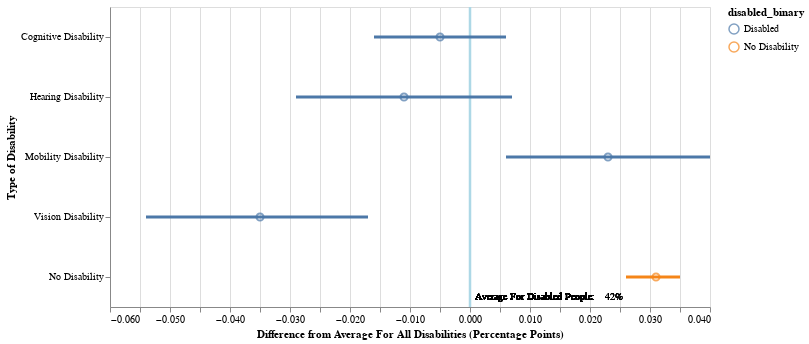

The cell this chart's notebook holds for it:
### Code cell
questions = list(mean_by_type.Question.unique())
zero_df = pd.DataFrame({'x': [0]})
sorting = ['Cognitive Disability', 'Hearing Disability', 'Mobility Disability', 
           'Vision Disability', 'No Disability']
radio_options = ['Include Non-Disabled People', 'Exclude Non-Disabled People']

select_care_type = alt.selection_single(
    fields = ['Question'], 
    init = {'Question' : questions[0]}, 
    bind = alt.binding_select(options = questions, name = 'Select Preventive Care Type: '), 
    on = 'dragover', 
    clear = 'false'
)

# include_non_disabled_radio = alt.binding_radio(options = radio_options)
# non_disabled_select = alt.selection_single(fields = ['radio_option'], 
#                                            bind = include_non_disabled_radio, 
#                                            name = "Rating")

input_checkbox = alt.binding_checkbox()
checkbox_selection = alt.selection_single(bind= input_checkbox, name = "Ability Types")

# size_checkbox_condition = alt.condition(checkbox_selection,
#                                         alt.SizeValue(25),
#                                         alt.Size('Hundred_Million_Production:Q')
#                                        )


lines = alt.Chart(mean_by_type).mark_rule(
    color = 'blue', 
    size = 3
).encode(
    alt.Y('Stratification1:N', 
          title = 'Type of Disability', sort = sorting), 
    alt.X('upper_val_delta:Q', 
          title = 'Difference from Average For All Disabilities (Percentage Points)',
          scale = alt.Scale(domainMid = 0)),
    alt.X2('lower_val_delta:Q'),
    color = alt.Color('disabled_binary:N'),
    tooltip = [alt.Tooltip('Data_Value:Q', title = 'Percent Up To Date', format = '.1%'), 
               alt.Tooltip('margin_of_error:Q', title = 'Margin of Error', format = '.1%')
               #alt.Tooltip('High_Confidence_Limit:Q', title = 'High Estimate', format = '.2%'), 
               #alt.Tooltip('Low_Confidence_Limit:Q', title = 'Low Estimate', format = '.2%')
              ]
).transform_filter(select_care_type)

mean = alt.Chart(mean_by_type).add_selection(select_care_type).mark_point(
    size = 50
).encode(
    y = alt.Y('Stratification1:N', sort = sorting), 
    x = alt.X('delta:Q', 
              scale = alt.Scale(domainMid = 0)), 
    color = alt.Color('disabled_binary:N'),
    tooltip = [alt.Tooltip('Data_Value:Q', title = 'Percent Up To Date', format = '.1%'), 
               alt.Tooltip('margin_of_error:Q', title = 'Margin of Error', format = '.1%')
               #alt.Tooltip('High_Confidence_Limit:Q', title = 'High Estimate', format = '.2%'), 
               #alt.Tooltip('Low_Confidence_Limit:Q', title = 'Low Estimate', format = '.2%')
              ]
).transform_filter(select_care_type)

zero = alt.Chart(zero_df).mark_rule(
    color = 'lightblue', 
    size = 2.5
).encode(
    x = alt.X('x')
)

mean_annotation_num = alt.Chart(mean_by_type).mark_text(
    fontSize = 9.5, 
    dx = 135, 
    dy = 140, 
    align = 'left'
).encode(
    x = alt.X('annotation_indicator:Q'), 
    text = alt.Text('Data_Value_Disabled_Mean', format = '.0%')
).transform_filter(select_care_type)

mean_annotation_text = alt.Chart(mean_by_type).mark_text(
    fontSize = 9.5, 
    dx = 5, 
    dy = 140, 
    align = 'left',
    text = 'Average For Disabled People:'
).encode(
    x = alt.X('annotation_indicator:Q')
)

alt.layer(zero, lines, mean, mean_annotation_num, mean_annotation_text
).properties(
    width = 600, 
    height = 300
)

### Figure 1 — Vega-Lite specification as saved in the notebook (floating-point values rounded to 4 significant figures)
{"config": {"view": {"continuousWidth": 400, "continuousHeight": 300}}, "layer": [{"data": {"name": "data-9c00aa9dc2b1c1a0b4bf9b34ead12925"}, "mark": {"type": "rule", "color": "lightblue", "size": 2.5}, "encoding": {"x": {"field": "x", "type": "quantitative"}}}, {"data": {"name": "data-ad86877974fd2631f289d84f941210f3"}, "mark": {"type": "rule", "color": "blue", "size": 3}, "encoding": {"color": {"field": "disabled_binary", "type": "nominal"}, "tooltip": [{"field": "Data_Value", "format": ".1%", "title": "Percent Up To Date", "type": "quantitative"}, {"field": "margin_of_error", "format": ".1%", "title": "Margin of Error", "type": "quantitative"}], "x": {"field": "upper_val_delta", "scale": {"domainMid": 0}, "title": "Difference from Average For All Disabilities (Percentage Points)", "type": "quantitative"}, "x2": {"field": "lower_val_delta"}, "y": {"field": "Stratification1", "sort": ["Cognitive Disability", "Hearing Disability", "Mobility Disability", "Vision Disability", "No Disability"], "title": "Type of Disability", "type": "nominal"}}, "transform": [{"filter": {"selection": "selector001"}}]}, {"data": {"name": "data-ad86877974fd2631f289d84f941210f3"}, "mark": {"type": "point", "size": 50}, "encoding": {"color": {"field": "disabled_binary", "type": "nominal"}, "tooltip": [{"field": "Data_Value", "format": ".1%", "title": "Percent Up To Date", "type": "quantitative"}, {"field": "margin_of_error", "format": ".1%", "title": "Margin of Error", "type": "quantitative"}], "x": {"field": "delta", "scale": {"domainMid": 0}, "type": "quantitative"}, "y": {"field": "Stratification1", "sort": ["Cognitive Disability", "Hearing Disability", "Mobility Disability", "Vision Disability", "No Disability"], "type": "nominal"}}, "selection": {"selector001": {"type": "single", "fields": ["Question"], "init": {"Question": "Had a flu vaccine in the past 12 months among adults 18 years of age or older"}, "bind": {"input": "select", "options": ["Had a flu vaccine in the past 12 months among adults 18 years of age or older", "Mammogram in the past 2 years among females 50 to 74 years of age", "Routine check-up in the past year among adults 18 years of age or older", "Up-to-date cervical cancer screening among females 21 to 65 years of age", "Up-to-date colorectal cancer screening among adults 50 to 75 years of age", "Visited a dentist in the past year among adults 18 years of age or older"], "name": "Select Preventive Care Type: "}, "on": "dragover", "clear": "false"}}, "transform": [{"filter": {"selection": "selector001"}}]}, {"data": {"name": "data-ad86877974fd2631f289d84f941210f3"}, "mark": {"type": "text", "align": "left", "dx": 135, "dy": 140, "fontSize": 9.5}, "encoding": {"text": {"field": "Data_Value_Disabled_Mean", "format": ".0%", "type": "quantitative"}, "x": {"field": "annotation_indicator", "type": "quantitative"}}, "transform": [{"filter": {"selection": "selector001"}}]}, {"data": {"name": "data-ad86877974fd2631f289d84f941210f3"}, "mark": {"type": "text", "align": "left", "dx": 5, "dy": 140, "fontSize": 9.5, "text": "Average For Disabled People:"}, "encoding": {"x": {"field": "annotation_indicator", "type": "quantitative"}}}], "height": 300, "width": 600, "$schema": "https://vega.github.io/schema/vega-lite/v4.17.0.json", "datasets": {"data-9c00aa9dc2b1c1a0b4bf9b34ead12925": [{"x": 0}], "data-ad86877974fd2631f289d84f941210f3": [{"Stratification1": "Cognitive Disability", "Question": "Had a flu vaccine in the past 12 months among adults 18 years of age or older", "Data_Value": 0.413, "High_Confidence_Limit": 0.424, "Low_Confidence_Limit": 0.402, "Data_Value_Disabled_Mean": 0.418, "delta": -0.005, "upper_val_delta": 0.006, "lower_val_delta": -0.016, "radio_option": "Exclude Non-Disabled People", "margin_of_error": 0.011, "q_max_moe": 0.054, "q_min_moe": -0.054, "annotation_indicator": 0.0, "disabled_binary": "Disabled"}, {"Stratification1": "Hearing Disability", "Question": "Had a flu vaccine in the past 12 months among adults 18 years of age or older", "Data_Value": 0.407, "High_Confidence_Limit": 0.425, "Low_Confidence_Limit": 0.389, "Data_Value_Disabled_Mean": 0.418, "delta": -0.011, "upper_val_delta": 0.007, "lower_val_delta": -0.029, "radio_option": "Exclude Non-Disabled People", "margin_of_error": 0.018, "q_max_moe": 0.054, "q_min_moe": -0.054, "annotation_indicator": 0.0, "disabled_binary": "Disabled"}, {"Stratification1": "Mobility Disability", "Question": "Had a flu vaccine in the past 12 months among adults 18 years of age or older", "Data_Value": 0.441, "High_Confidence_Limit": 0.458, "Low_Confidence_Limit": 0.424, "Data_Value_Disabled_Mean": 0.418, "delta": 0.023, "upper_val_delta": 0.04, "lower_val_delta": 0.006, "radio_option": "Exclude Non-Disabled People", "margin_of_error": 0.017, "q_max_moe": 0.054, "q_min_moe": -0.054, "annotation_indicator": 0.0, "disabled_binary": "Disabled"}, {"Stratification1": "No Disability", "Question": "Had a flu vaccine in the past 12 months among adults 18 years of age or older", "Data_Value": 0.449, "High_Confidence_Limit": 0.453, "Low_Confidence_Limit": 0.444, "Data_Value_Disabled_Mean": 0.418, "delta": 0.031, "upper_val_delta": 0.035, "lower_val_delta": 0.026, "radio_option": "Include Non-Disabled People", "margin_of_error": 0.004, "q_max_moe": 0.054, "q_min_moe": -0.054, "annotation_indicator": 0.0, "disabled_binary": "No Disability"}, {"Stratification1": "Vision Disability", "Question": "Had a flu vaccine in the past 12 months among adults 18 years of age or older", "Data_Value": 0.383, "High_Confidence_Limit": 0.401, "Low_Confidence_Limit": 0.364, "Data_Value_Disabled_Mean": 0.418, "delta": -0.035, "upper_val_delta": -0.017, "lower_val_delta": -0.054, "radio_option": "Exclude Non-Disabled People", "margin_of_error": 0.018, "q_max_moe": 0.054, "q_min_moe": -0.054, "annotation_indicator": 0.0, "disabled_binary": "Disabled"}, {"Stratification1": "Cognitive Disability", "Question": "Mammogram in the past 2 years among females 50 to 74 years of age", "Data_Value": 0.722, "High_Confidence_Limit": 0.741, "Low_Confidence_Limit": 0.702, "Data_Value_Disabled_Mean": 0.735, "delta": -0.013, "upper_val_delta": 0.006, "lower_val_delta": -0.033, "radio_option": "Exclude Non-Disabled People", "margin_of_error": 0.019, "q_max_moe": 0.077, "q_min_moe": -0.077, "annotation_indicator": 0.0, "disabled_binary": "Disabled"}, {"Stratification1": "Hearing Disability", "Question": "Mammogram in the past 2 years among females 50 to 74 years of age", "Data_Value": 0.752, "High_Confidence_Limit": 0.776, "Low_Confidence_Limit": 0.726, "Data_Value_Disabled_Mean": 0.735, "delta": 0.017, "upper_val_delta": 0.041, "lower_val_delta": -0.009, "radio_option": "Exclude Non-Disabled People", "margin_of_error": 0.024, "q_max_moe": 0.077, "q_min_moe": -0.077, "annotation_indicator": 0.0, "disabled_binary": "Disabled"}, {"Stratification1": "Mobility Disability", "Question": "Mammogram in the past 2 years among females 50 to 74 years of age", "Data_Value": 0.74, "High_Confidence_Limit": 0.755, "Low_Confidence_Limit": 0.724, "Data_Value_Disabled_Mean": 0.735, "delta": 0.005, "upper_val_delta": 0.02, "lower_val_delta": -0.011, "radio_option": "Exclude Non-Disabled People", "margin_of_error": 0.015, "q_max_moe": 0.077, "q_min_moe": -0.077, "annotation_indicator": 0.0, "disabled_binary": "Disabled"}, {"Stratification1": "No Disability", "Question": "Mammogram in the past 2 years among females 50 to 74 years of age", "Data_Value": 0.804, "High_Confidence_Limit": 0.812, "Low_Confidence_Limit": 0.797, "Data_Value_Disabled_Mean": 0.735, "delta": 0.069, "upper_val_delta": 0.077, "lower_val_delta": 0.062, "radio_option": "Include Non-Disabled People", "margin_of_error": 0.008, "q_max_moe": 0.077, "q_min_moe": -0.077, "annotation_indicator": 0.0, "disabled_binary": "No Disability"}, {"Stratification1": "Vision Disability", "Question": "Mammogram in the past 2 years among females 50 to 74 years of age", "Data_Value": 0.701, "High_Confidence_Limit": 0.735, "Low_Confidence_Limit": 0.664, "Data_Value_Disabled_Mean": 0.735, "delta": -0.034, "upper_val_delta": 0.0, "lower_val_delta": -0.071, "radio_option": "Exclude Non-Disabled People", "margin_of_error": 0.034, "q_max_moe": 0.077, "q_min_moe": -0.077, "annotation_indicator": 0.0, "disabled_binary": "Disabled"}, {"Stratification1": "Cognitive Disability", "Question": "Routine check-up in the past year among adults 18 years of age or older", "Data_Value": 0.74, "High_Confidence_Limit": 0.751, "Low_Confidence_Limit": 0.729, "Data_Value_Disabled_Mean": 0.747, "delta": -0.007, "upper_val_delta": 0.004, "lower_val_delta": -0.018, "radio_option": "Exclude Non-Disabled People", "margin_of_error": 0.011, "q_max_moe": 0.068, "q_min_moe": -0.068, "annotation_indicator": 0.0, "disabled_binary": "Disabled"}, {"Stratification1": "Hearing Disability", "Question": "Routine check-up in the past year among adults 18 years of age or older", "Data_Value": 0.736, "High_Confidence_Limit": 0.755, "Low_Confidence_Limit": 0.716, "Data_Value_Disabled_Mean": 0.747, "delta": -0.011, "upper_val_delta": 0.008, "lower_val_delta": -0.031, "radio_option": "Exclude Non-Disabled People", "margin_of_error": 0.019, "q_max_moe": 0.068, "q_min_moe": -0.068, "annotation_indicator": 0.0, "disabled_binary": "Disabled"}, {"Stratification1": "Mobility Disability", "Question": "Routine check-up in the past year among adults 18 years of age or older", "Data_Value": 0.8, "High_Confidence_Limit": 0.815, "Low_Confidence_Limit": 0.784, "Data_Value_Disabled_Mean": 0.747, "delta": 0.053, "upper_val_delta": 0.068, "lower_val_delta": 0.037, "radio_option": "Exclude Non-Disabled People", "margin_of_error": 0.015, "q_max_moe": 0.068, "q_min_moe": -0.068, "annotation_indicator": 0.0, "disabled_binary": "Disabled"}, {"Stratification1": "No Disability", "Question": "Routine check-up in the past year among adults 18 years of age or older", "Data_Value": 0.725, "High_Confidence_Limit": 0.729, "Low_Confidence_Limit": 0.721, "Data_Value_Disabled_Mean": 0.747, "delta": -0.022, "upper_val_delta": -0.018, "lower_val_delta": -0.026, "radio_option": "Include Non-Disabled People", "margin_of_error": 0.004, "q_max_moe": 0.068, "q_min_moe": -0.068, "annotation_indicator": 0.0, "disabled_binary": "No Disability"}, {"Stratification1": "Vision Disability", "Question": "Routine check-up in the past year among adults 18 years of age or older", "Data_Value": 0.719, "High_Confidence_Limit": 0.739, "Low_Confidence_Limit": 0.698, "Data_Value_Disabled_Mean": 0.747, "delta": -0.028, "upper_val_delta": -0.008, "lower_val_delta": -0.049, "radio_option": "Exclude Non-Disabled People", "margin_of_error": 0.02, "q_max_moe": 0.068, "q_min_moe": -0.068, "annotation_indicator": 0.0, "disabled_binary": "Disabled"}, {"Stratification1": "Cognitive Disability", "Question": "Up-to-date cervical cancer screening among females 21 to 65 years of age", "Data_Value": 0.774, "High_Confidence_Limit": 0.792, "Low_Confidence_Limit": 0.755, "Data_Value_Disabled_Mean": 0.779, "delta": -0.005, "upper_val_delta": 0.013, "lower_val_delta": -0.024, "radio_option": "Exclude Non-Disabled People", "margin_of_error": 0.018, "q_max_moe": 0.069, "q_min_moe": -0.069, "annotation_indicator": 0.0, "disabled_binary": "Disabled"}, {"Stratification1": "Hearing Disability", "Question": "Up-to-date cervical cancer screening among females 21 to 65 years of age", "Data_Value": 0.762, "High_Confidence_Limit": 0.795, "Low_Confidence_Limit": 0.724, "Data_Value_Disabled_Mean": 0.779, "delta": -0.017, "upper_val_delta": 0.016, "lower_val_delta": -0.055, "radio_option": "Exclude Non-Disabled People", "margin_of_error": 0.033, "q_max_moe": 0.069, "q_min_moe": -0.069, "annotation_indicator": 0.0, "disabled_binary": "Disabled"}, {"Stratification1": "Mobility Disability", "Question": "Up-to-date cervical cancer screening among females 21 to 65 years of age", "Data_Value": 0.784, "High_Confidence_Limit": 0.805, "Low_Confidence_Limit": 0.762, "Data_Value_Disabled_Mean": 0.779, "delta": 0.005, "upper_val_delta": 0.026, "lower_val_delta": -0.017, "radio_option": "Exclude Non-Disabled People", "margin_of_error": 0.021, "q_max_moe": 0.069, "q_min_moe": -0.069, "annotation_indicator": 0.0, "disabled_binary": "Disabled"}, {"Stratification1": "No Disability", "Question": "Up-to-date cervical cancer screening among females 21 to 65 years of age", "Data_Value": 0.842, "High_Confidence_Limit": 0.848, "Low_Confidence_Limit": 0.836, "Data_Value_Disabled_Mean": 0.779, "delta": 0.063, "upper_val_delta": 0.069, "lower_val_delta": 0.057, "radio_option": "Include Non-Disabled People", "margin_of_error": 0.006, "q_max_moe": 0.069, "q_min_moe": -0.069, "annotation_indicator": 0.0, "disabled_binary": "No Disability"}, {"Stratification1": "Vision Disability", "Question": "Up-to-date cervical cancer screening among females 21 to 65 years of age", "Data_Value": 0.767, "High_Confidence_Limit": 0.798, "Low_Confidence_Limit": 0.734, "Data_Value_Disabled_Mean": 0.779, "delta": -0.012, "upper_val_delta": 0.019, "lower_val_delta": -0.045, "radio_option": "Exclude Non-Disabled People", "margin_of_error": 0.031, "q_max_moe": 0.069, "q_min_moe": -0.069, "annotation_indicator": 0.0, "disabled_binary": "Disabled"}, {"Stratification1": "Cognitive Disability", "Question": "Up-to-date colorectal cancer screening among adults 50 to 75 years of age", "Data_Value": 0.713, "High_Confidence_Limit": 0.732, "Low_Confidence_Limit": 0.694, "Data_Value_Disabled_Mean": 0.735, "delta": -0.022, "upper_val_delta": -0.003, "lower_val_delta": -0.041, "radio_option": "Exclude Non-Disabled People", "margin_of_error": 0.019, "q_max_moe": 0.064, "q_min_moe": -0.064, "annotation_indicator": 0.0, "disabled_binary": "Disabled"}, {"Stratification1": "Hearing Disability", "Question": "Up-to-date colorectal cancer screening among adults 50 to 75 years of age", "Data_Value": 0.772, "High_Confidence_Limit": 0.789, "Low_Confidence_Limit": 0.754, "Data_Value_Disabled_Mean": 0.735, "delta": 0.037, "upper_val_delta": 0.054, "lower_val_delta": 0.019, "radio_option": "Exclude Non-Disabled People", "margin_of_error": 0.017, "q_max_moe": 0.064, "q_min_moe": -0.064, "annotation_indicator": 0.0, "disabled_binary": "Disabled"}, {"Stratification1": "Mobility Disability", "Question": "Up-to-date colorectal cancer screening among adults 50 to 75 years of age", "Data_Value": 0.748, "High_Confidence_Limit": 0.76, "Low_Confidence_Limit": 0.736, "Data_Value_Disabled_Mean": 0.735, "delta": 0.013, "upper_val_delta": 0.025, "lower_val_delta": 0.001, "radio_option": "Exclude Non-Disabled People", "margin_of_error": 0.012, "q_max_moe": 0.064, "q_min_moe": -0.064, "annotation_indicator": 0.0, "disabled_binary": "Disabled"}, {"Stratification1": "No Disability", "Question": "Up-to-date colorectal cancer screening among adults 50 to 75 years of age", "Data_Value": 0.717, "High_Confidence_Limit": 0.723, "Low_Confidence_Limit": 0.71, "Data_Value_Disabled_Mean": 0.735, "delta": -0.018, "upper_val_delta": -0.012, "lower_val_delta": -0.025, "radio_option": "Include Non-Disabled People", "margin_of_error": 0.006, "q_max_moe": 0.064, "q_min_moe": -0.064, "annotation_indicator": 0.0, "disabled_binary": "No Disability"}, {"Stratification1": "Vision Disability", "Question": "Up-to-date colorectal cancer screening among adults 50 to 75 years of age", "Data_Value": 0.697, "High_Confidence_Limit": 0.721, "Low_Confidence_Limit": 0.671, "Data_Value_Disabled_Mean": 0.735, "delta": -0.038, "upper_val_delta": -0.014, "lower_val_delta": -0.064, "radio_option": "Exclude Non-Disabled People", "margin_of_error": 0.024, "q_max_moe": 0.064, "q_min_moe": -0.064, "annotation_indicator": 0.0, "disabled_binary": "Disabled"}, {"Stratification1": "Cognitive Disability", "Question": "Visited a dentist in the past year among adults 18 years of age or older", "Data_Value": 0.517, "High_Confidence_Limit": 0.529, "Low_Confidence_Limit": 0.505, "Data_Value_Disabled_Mean": 0.536, "delta": -0.019, "upper_val_delta": -0.007, "lower_val_delta": -0.031, "radio_option": "Exclude Non-Disabled People", "margin_of_error": 0.012, "q_max_moe": 0.152, "q_min_moe": -0.152, "annotation_indicator": 0.0, "disabled_binary": "Disabled"}, {"Stratification1": "Hearing Disability", "Question": "Visited a dentist in the past year among adults 18 years of age or older", "Data_Value": 0.54, "High_Confidence_Limit": 0.56, "Low_Confidence_Limit": 0.519, "Data_Value_Disabled_Mean": 0.536, "delta": 0.004, "upper_val_delta": 0.024, "lower_val_delta": -0.017, "radio_option": "Exclude Non-Disabled People", "margin_of_error": 0.02, "q_max_moe": 0.152, "q_min_moe": -0.152, "annotation_indicator": 0.0, "disabled_binary": "Disabled"}, {"Stratification1": "Mobility Disability", "Question": "Visited a dentist in the past year among adults 18 years of age or older", "Data_Value": 0.51, "High_Confidence_Limit": 0.527, "Low_Confidence_Limit": 0.492, "Data_Value_Disabled_Mean": 0.536, "delta": -0.026, "upper_val_delta": -0.009, "lower_val_delta": -0.044, "radio_option": "Exclude Non-Disabled People", "margin_of_error": 0.017, "q_max_moe": 0.152, "q_min_moe": -0.152, "annotation_indicator": 0.0, "disabled_binary": "Disabled"}, {"Stratification1": "No Disability", "Question": "Visited a dentist in the past year among adults 18 years of age or older", "Data_Value": 0.683, "High_Confidence_Limit": 0.688, "Low_Confidence_Limit": 0.679, "Data_Value_Disabled_Mean": 0.536, "delta": 0.147, "upper_val_delta": 0.152, "lower_val_delta": 0.143, "radio_option": "Include Non-Disabled People", "margin_of_error": 0.005, "q_max_moe": 0.152, "q_min_moe": -0.152, "annotation_indicator": 0.0, "disabled_binary": "No Disability"}, {"Stratification1": "Vision Disability", "Question": "Visited a dentist in the past year among adults 18 years of age or older", "Data_Value": 0.498, "High_Confidence_Limit": 0.519, "Low_Confidence_Limit": 0.477, "Data_Value_Disabled_Mean": 0.536, "delta": -0.038, "upper_val_delta": -0.017, "lower_val_delta": -0.059, "radio_option": "Exclude Non-Disabled People", "margin_of_error": 0.021, "q_max_moe": 0.152, "q_min_moe": -0.152, "annotation_indicator": 0.0, "disabled_binary": "Disabled"}]}}
